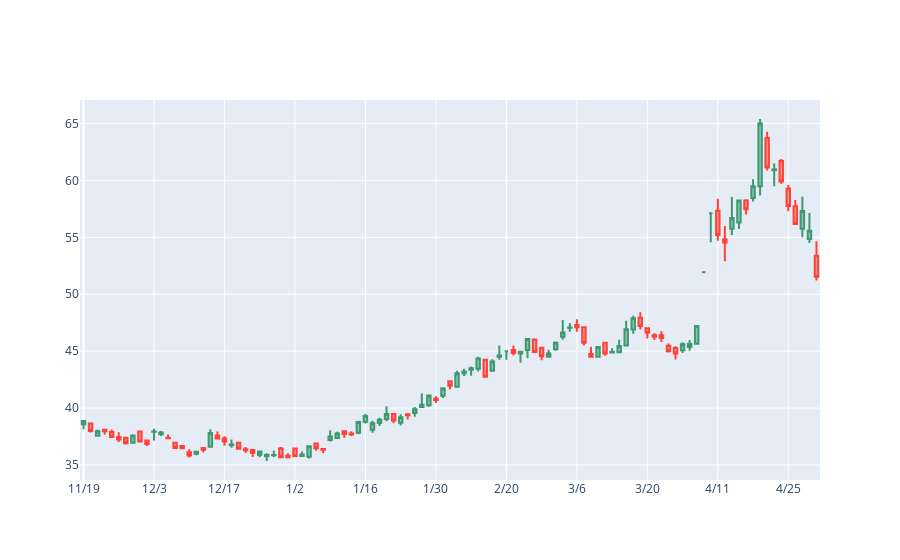

Notebook code for this chart:
### Code cell
plot_k(df_gldq, start='2018-10-19', end='2019-06-10')
